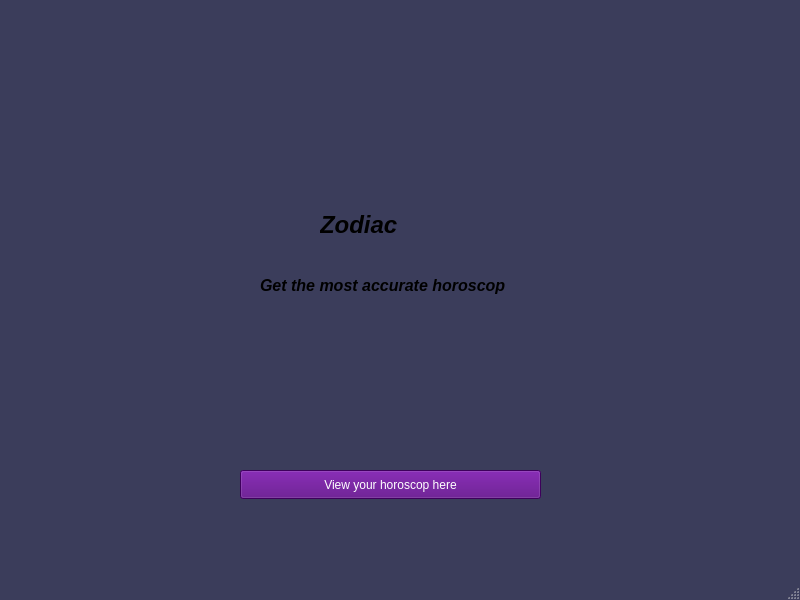
<?xml version="1.0" encoding="UTF-8"?>
<ui version="4.0">
 <class>MainWindow</class>
 <widget class="QMainWindow" name="MainWindow">
  <property name="geometry">
   <rect>
    <x>0</x>
    <y>0</y>
    <width>800</width>
    <height>600</height>
   </rect>
  </property>
  <property name="windowTitle">
   <string>Zodiac</string>
  </property>
  <property name="windowIcon">
   <iconset resource="resources.qrc">
    <normaloff>:/img/zodiac_icon.png</normaloff>:/img/zodiac_icon.png</iconset>
  </property>
  <property name="styleSheet">
   <string notr="true">QMainWindow {
	background-color: rgb(59, 61, 91);
}</string>
  </property>
  <widget class="QWidget" name="centralwidget">
   <widget class="QPushButton" name="horoscop_button">
    <property name="geometry">
     <rect>
      <x>240</x>
      <y>470</y>
      <width>301</width>
      <height>29</height>
     </rect>
    </property>
    <property name="styleSheet">
     <string notr="true">QPushButton {
	color: white;
	background-color: rgb(85, 0, 127);
}

QPushButton:hover {
	background-color: darkviolet;
}

QPushButton:pressed {
	background-color: indigo;
}</string>
    </property>
    <property name="text">
     <string>View your horoscop here</string>
    </property>
   </widget>
   <widget class="QLabel" name="label">
    <property name="geometry">
     <rect>
      <x>320</x>
      <y>200</y>
      <width>101</width>
      <height>51</height>
     </rect>
    </property>
    <property name="text">
     <string>&lt;html&gt;&lt;head/&gt;&lt;body&gt;&lt;h1 style=&quot; margin-top:18px; margin-bottom:12px; margin-left:0px; margin-right:0px; -qt-block-indent:0; text-indent:0px;&quot;&gt;&lt;span style=&quot; font-size:xx-large; font-weight:700; font-style:italic;&quot;&gt;Zodiac&lt;/span&gt;&lt;/h1&gt;&lt;/body&gt;&lt;/html&gt;</string>
    </property>
   </widget>
   <widget class="QLabel" name="label_2">
    <property name="geometry">
     <rect>
      <x>260</x>
      <y>270</y>
      <width>301</width>
      <height>31</height>
     </rect>
    </property>
    <property name="text">
     <string>&lt;html&gt;&lt;head/&gt;&lt;body&gt;&lt;p&gt;&lt;span style=&quot; font-size:12pt; font-weight:700; font-style:italic;&quot;&gt;Get the most accurate horoscop&lt;/span&gt;&lt;/p&gt;&lt;/body&gt;&lt;/html&gt;</string>
    </property>
   </widget>
  </widget>
  <widget class="QMenuBar" name="menubar">
   <property name="geometry">
    <rect>
     <x>0</x>
     <y>0</y>
     <width>800</width>
     <height>25</height>
    </rect>
   </property>
  </widget>
  <widget class="QStatusBar" name="statusbar"/>
 </widget>
 <resources>
  <include location="resources.qrc"/>
 </resources>
 <connections/>
</ui>
